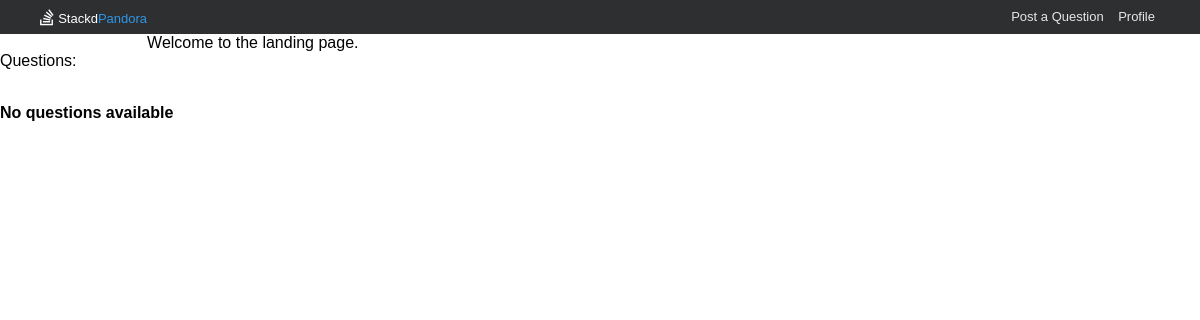
/, run on an earlier commit of the app's database.
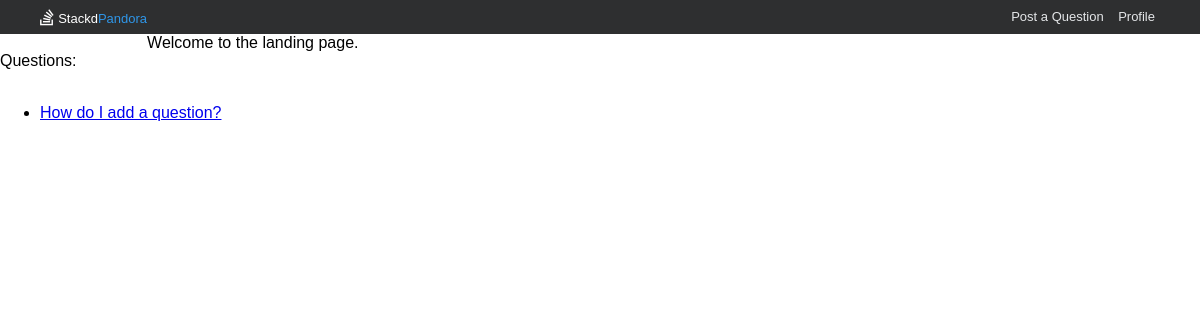
And on a later commit of the database.
### overflow/models.py (models this page shows, shortened)
class Question (models.Model):
    author = models.CharField (max_length = MAX_AUTHOR_LENGTH, default = "anonymous@pandora.com")
    question_title = models.TextField(max_length = MAX_TITLE_LENGTH)
    question_detail = models.TextField(max_length = MAX_RESP_LENGTH, default = "no detail")
    tags = models.CharField(max_length = MAX_TAG_LENGTH)
    pub_date = models.DateTimeField('date published')
    status = models.CharField(max_length = MAX_STAT_LENGTH)
    upvotes = models.PositiveIntegerField (default = 0)
    userID = models.PositiveIntegerField(default = 0)
    downvotes = models.PositiveIntegerField(default = 0)

### overflow/views.py (the view)
# urls.py: url(r'^$', views.index, name='index'),
def index(request):
    question_list = Question.objects.order_by('-pub_date')
    template = loader.get_template('overflow/index.html')
    context = {
        'question_list': question_list,
    }
    return HttpResponse(template.render(context, request))

### templates/overflow/index.html
{% extends 'overflow/base.html' %}
{% block content %}
Welcome to the landing page.<br>
Questions: <br><br>
{% if question_list %}
	<ul>
	{% for question in question_list %}
		<li> <a href = "{{question.id}}/"> {{question.question_title}} </a></li>
	{% endfor %}
	</ul>
{% else %}
	<p> No questions available </p>
{% endif %}
{% endblock %}

What changed in the data, as far as the page shows it:
added Question: question_title "How do I add a question?"
Also different on the page:
text no longer shown: "No questions available"
